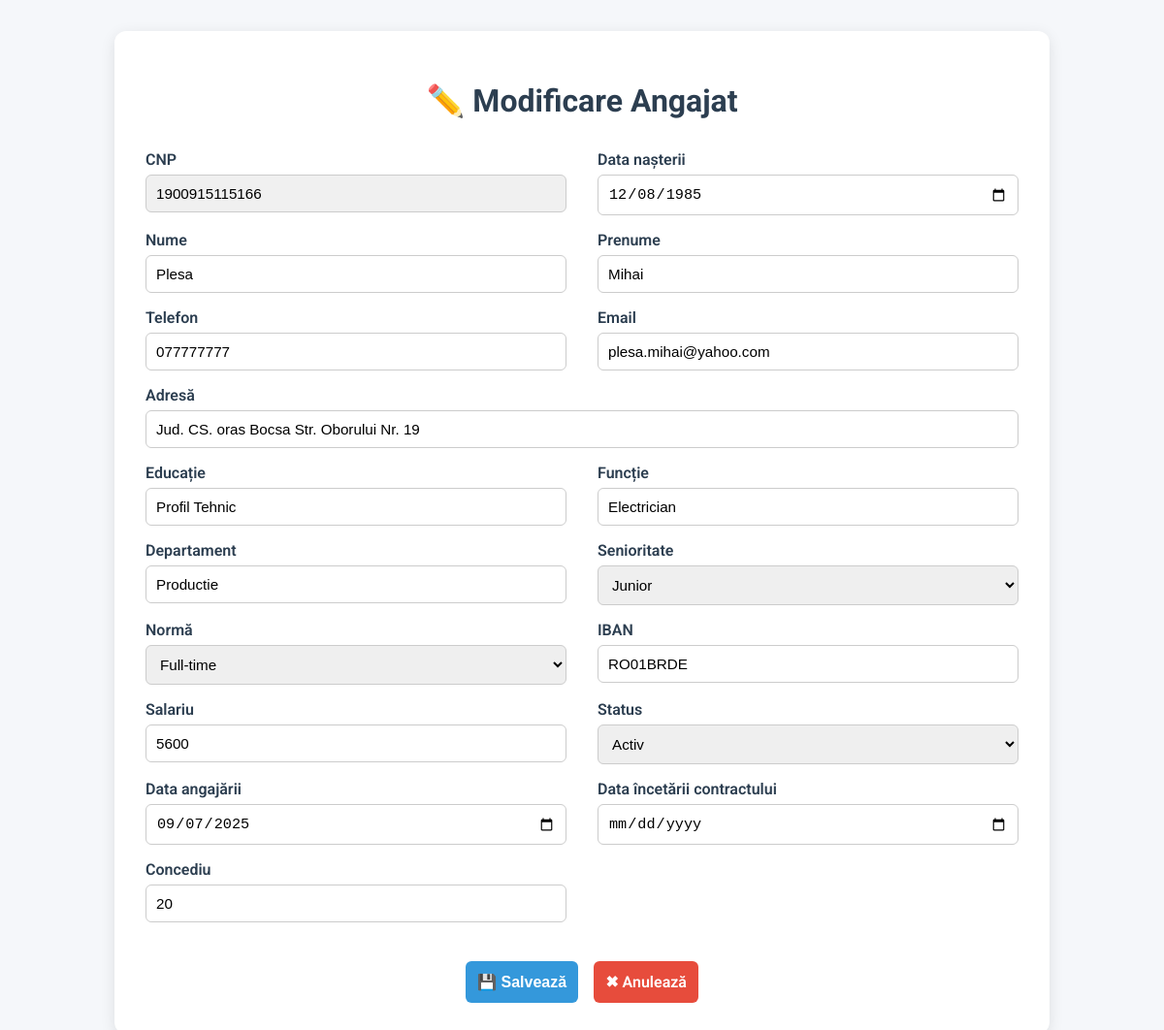
/modifica/1900915115166 (signed in), run on the app's committed database.
### tables this page shows
CREATE TABLE angajati(
            /*Indentificare personala*/
            cnp TEXT PRIMARY KEY,
            nume TEXT NOT NULL,
            prenume TEXT NOT NULL,
            data_nasterii DATE,
            varsta INTEGER NOT NULL CHECK (varsta >= 18),
            gen TEXT CHECK (gen IN('M', 'F', 'Altul')),
            nationalitate TEXT NOT NULL,
            stare_civila TEXT,
            nr_copii INTEGER DEFAULT 0,
            
            /*Date de contact*/
            telefon TEXT,
            adresa_email TEXT,
            adresa_domiciliu TEXT NOT NULL,
            
            /*Educatie si certificari*/
            nivel_educatie TEXT,
            certificari TEXT,
            
            /*Date contractuale*/
            nr_contract TEXT,
            tip_contract TEXT NOT NULL CHECK(tip_contract IN('determinat', 'nedeterminat', 'internship')),
            functie TEXT NOT NULL,
            pozitie_companie TEXT,
            departament TEXT NOT NULL,
            senioritate TEXT NOT NULL CHECK (senioritate IN('junior', 'mid', 'senior')),
            norma TEXT NOT NULL CHECK (norma IN ('Full-time', 'Part-time')),
            data_angajare DATE,
            data_incetare_contract DATE,
            
            /*Date financiare*/
            iban TEXT,
            salariu INTEGER NOT NULL CHECK (salariu >= 4050),
            bonusuri REAL DEFAULT 0,
            
            /*Concedii*/
            concediu_total INTEGER DEFAULT 20,
            concediu_ramas INTEGER DEFAULT 20,
            medicale INTEGER DEFAULT 0,
            
            /* Status si altele */
            status_angajat TEXT DEFAULT 'Activ' CHECK (status_angajat IN('Activ', 'Inactiv', 'Suspendat')),
            observatii TEXT 
            );

### app/routes.py (the view, shortened to what this page needs)
@routes.route('/modifica/<cnp>', methods=['GET', 'POST'])
@login_required
def formular_modificare(cnp):
    conn = sqlite3.connect('angajati.db')
    conn.row_factory = sqlite3.Row
    cursor = conn.cursor()
    cursor.execute("SELECT * FROM angajati WHERE cnp = ?", (cnp,))
    angajat = cursor.fetchone()
    if not angajat:
        conn.close()
        return "Angajatul nu a fost găsit", 404
    conn.close()
    return render_template('modifica.html', angajat=angajat)

### app/funct.py (called while the page is built)
def login_required(f):
    @wraps(f)
    def wrapper(*args, **kwargs):
        if 'username' not in session or session['username'] != 'admin':
            return redirect(url_for('routes.login'))
        return f(*args, **kwargs)
    return wrapper

### templates/modifica.html (shortened to what this page needs)
<!DOCTYPE html>
<html lang="ro">
<head>
</head>
<body>
    <div class="container">
        <h1>✏️ Modificare Angajat</h1>
        <form method="POST">
            <div>
                <label>CNP</label>
                <input type="text" value="{{ angajat['cnp'] }}" readonly>
            </div>
            <div>
                <label>Data nașterii</label>
                <input type="date" name="data_nasterii" value="{{ angajat['data_nasterii'] }}">
            </div>
            <div>
                <label>Nume</label>
                <input type="text" name="nume" value="{{ angajat['nume'] }}" required>
            </div>
            <div>
                <label>Prenume</label>
                <input type="text" name="prenume" value="{{ angajat['prenume'] }}" required>
            </div>
            <div>
                <label>Telefon</label>
                <input type="text" name="telefon" value="{{ angajat['telefon'] }}">
            </div>
            <div>
                <label>Email</label>
                <input type="email" name="adresa_email" value="{{ angajat['adresa_email'] }}">
            </div>
            <div class="full-width">
                <label>Adresă</label>
                <input type="text" name="adresa_domiciliu" value="{{ angajat['adresa_domiciliu'] }}">
            </div>
            <div>
                <label>Educație</label>
                <input type="text" name="nivel_educatie" value="{{ angajat['nivel_educatie'] }}">
            </div>
            <div>
                <label>Funcție</label>
                <input type="text" name="functie" value="{{ angajat['functie'] }}">
            </div>
            <div>
                <label>Departament</label>
                <input type="text" name="departament" value="{{ angajat['departament'] }}">
            </div>
            <div>
                <label>Senioritate</label>
                <select name="senioritate" required>
                    <option value="junior" {% if angajat['senioritate']=="junior" %}selected{% endif %}>Junior</option>
                </select>
            </div>
            <div>
                <label>Normă</label>
                <select name="norma" required>
                    <option value="Full-time" {% if angajat['norma']=="Full-time" %}selected{% endif %}>Full-time</option>
                </select>
            </div>
            <div>
                <label>IBAN</label>
                <input type="text" name="iban" value="{{ angajat['iban'] }}">
            </div>
            <div>
                <label>Salariu</label>
                <input type="number" name="salariu" value="{{ angajat['salariu'] }}" required>
            </div>
            <div>
                <label>Status</label>
                <select name="status_angajat" required>
                    <option value="Activ" {% if angajat['status_angajat']=="Activ" %}selected{% endif %}>Activ</option>
                </select>
            </div>
            <div>
                <label>Data angajării</label>
                <input type="date" name="data_angajare" value="{{ angajat['data_angajare'] }}">
            </div>
            <div>
                <label>Data încetării contractului</label>
                <input type="date" name="data_incetare_contract" value="{{ angajat['data_incetare_contract'] }}">
            </div>
            <div>
                <label>Concediu</label>
                <input type="text" name="concediu_total" value="{{ angajat['concediu_total'] }}">
            </div>
            <div class="btns">
                <button type="submit" class="btn btn-save">💾 Salvează</button>
                <a href="{{ url_for('routes.afisare_angajati') }}" class="btn btn-cancel">✖ Anulează</a>
            </div>
        </form>
    </div>
</body>
</html>

### templates/modifica.html (style rules this page uses)
body { background: #f5f7fa; font-family: 'Roboto', sans-serif; margin: 0; padding: 2rem; }
.container { max-width: 900px; margin: 0 auto; background: #fff; padding: 2rem; border-radius: 12px; box-shadow: 0 4px 15px rgba(0,0,0,0.1); }
h1 { text-align: center; margin-bottom: 2rem; color: #2c3e50; }
form { display: grid; grid-template-columns: repeat(2, 1fr); gap: 1rem 2rem; }
label { font-weight: 600; margin-bottom: 6px; display: block; color: #2c3e50; }
input, select { width: 100%; padding: 10px; border: 1px solid #ccc; border-radius: 6px; font-size: 0.95rem; box-sizing: border-box; }
input[readonly] { background: #f0f0f0; cursor: not-allowed; }
.full-width { grid-column: span 2; }
.btn { margin-top: 1.5rem; padding: 12px; border: none; border-radius: 6px; font-size: 1rem; font-weight: 600; cursor: pointer; transition: 0.3s; }
.btn-save { background: #3498db; color: #fff; }
.btn-cancel { background: #e74c3c; color: #fff; text-decoration: none; display: inline-block; text-align: center; }
.btns { grid-column: span 2; display: flex; justify-content: center; gap: 1rem; }

### data on the page
angajati: cnp "1900915115166", data_nasterii "12/08/1985", nume "Plesa", prenume "Mihai", telefon "077777777", adresa_email "plesa.mihai@yahoo.com", adresa_domiciliu "Jud. CS. oras Bocsa Str. Oborului Nr. 19", nivel_educatie "Profil Tehnic", functie "Electrician", departament "Productie", senioritate "Junior", norma "Full-time", iban "RO01BRDE", salariu "5600", status_angajat "Activ", data_angajare "09/07/2025", concediu_total "20"
